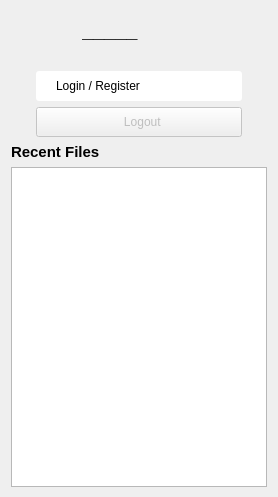
      <widget class="QWidget" name="layoutWidget">
       <layout class="QVBoxLayout" name="leftBlockLayout" stretch="0,0,1">
        <property name="sizeConstraint">
         <enum>QLayout::SetDefaultConstraint</enum>
        </property>
        <property name="topMargin">
         <number>10</number>
        </property>
        <property name="bottomMargin">
         <number>10</number>
        </property>
        <item>
         <layout class="QGridLayout" name="loginLayout">
          <property name="leftMargin">
           <number>25</number>
          </property>
          <property name="rightMargin">
           <number>25</number>
          </property>
          <item row="4" column="0" colspan="3">
           <widget class="QComboBox" name="loginButton">
            <property name="minimumSize">
             <size>
              <width>0</width>
              <height>30</height>
             </size>
            </property>
            <property name="layoutDirection">
             <enum>Qt::LeftToRight</enum>
            </property>
            <property name="styleSheet">
             <string notr="true">QComboBox {

    border-radius: 3px;
    padding: 2px;
    padding-left: 20px; /* Adjust the padding to accommodate the space for the icon */
    selection-background-color: lightgray;
}

QComboBox::drop-down {
    width: 0px;
}

QComboBox::down-arrow {
    image: none;
    width: 0px;
    height: 0px;
}

QComboBox QAbstractItemView {
    padding: 2px;
    text-align: center; /* Center-align the text */
}

QComboBox::indicator {
    subcontrol-origin: padding;
    subcontrol-position: left;
    left: 2px; /* Adjust the left position as needed */
    width: 16px;
    height: 16px;
}

QComboBox::indicator:editable {
    image: url(icons/logIn.png); /* Replace with your own icon image path */
}
</string>
            </property>
            <property name="editable">
             <bool>false</bool>
            </property>
            <property name="insertPolicy">
             <enum>QComboBox::InsertAtBottom</enum>
            </property>
            <property name="frame">
             <bool>true</bool>
            </property>
            <item>
             <property name="text">
              <string>Login / Register</string>
             </property>
            </item>
            <item>
             <property name="text">
              <string>Login</string>
             </property>
            </item>
            <item>
             <property name="text">
              <string>Register</string>
             </property>
            </item>
           </widget>
          </item>
          <item row="5" column="0" colspan="3">
           <widget class="QPushButton" name="logoutButton">
            <property name="enabled">
             <bool>false</bool>
            </property>
            <property name="sizePolicy">
             <sizepolicy hsizetype="Minimum" vsizetype="Fixed">
              <horstretch>0</horstretch>
              <verstretch>0</verstretch>
             </sizepolicy>
            </property>
            <property name="minimumSize">
             <size>
              <width>0</width>
              <height>30</height>
             </size>
            </property>
            <property name="maximumSize">
             <size>
              <width>16777215</width>
              <height>16777215</height>
             </size>
            </property>
            <property name="text">
             <string>  Logout</string>
            </property>
            <property name="icon">
             <iconset>
              <normaloff>../icons/logOut.png</normaloff>../icons/logOut.png</iconset>
            </property>
            <property name="iconSize">
             <size>
              <width>20</width>
              <height>16</height>
             </size>
            </property>
           </widget>
          </item>
          <item row="2" column="0">
           <widget class="QPushButton" name="userIcon">
            <property name="minimumSize">
             <size>
              <width>40</width>
              <height>40</height>
             </size>
            </property>
            <property name="maximumSize">
             <size>
              <width>40</width>
              <height>40</height>
             </size>
            </property>
            <property name="styleSheet">
             <string notr="true">QPushButton {
    background-color: transparent;
    border: none;
}</string>
            </property>
            <property name="text">
             <string/>
            </property>
            <property name="icon">
             <iconset>
              <normaloff>../icons/userLogo.png</normaloff>../icons/userLogo.png</iconset>
            </property>
            <property name="iconSize">
             <size>
              <width>40</width>
              <height>40</height>
             </size>
            </property>
           </widget>
          </item>
          <item row="3" column="0">
           <spacer name="titleButtonsSpacer">
            <property name="orientation">
             <enum>Qt::Vertical</enum>
            </property>
            <property name="sizeHint" stdset="0">
             <size>
              <width>20</width>
              <height>15</height>
             </size>
            </property>
           </spacer>
          </item>
          <item row="2" column="1" colspan="2">
           <widget class="QLabel" name="usernameLabel">
            <property name="maximumSize">
             <size>
              <width>175</width>
              <height>16777215</height>
             </size>
            </property>
            <property name="font">
             <font>
              <family>Segoe UI</family>
              <pointsize>15</pointsize>
              <bold>true</bold>
             </font>
            </property>
            <property name="text">
             <string>_____</string>
            </property>
            <property name="alignment">
             <set>Qt::AlignLeading|Qt::AlignLeft|Qt::AlignVCenter</set>
            </property>
           </widget>
          </item>
         </layout>
        </item>
        <item>
         <widget class="QLabel" name="recentFilesLabel">
          <property name="font">
           <font>
            <pointsize>11</pointsize>
            <bold>true</bold>
           </font>
          </property>
          <property name="text">
           <string>Recent Files</string>
          </property>
         </widget>
        </item>
        <item>
         <widget class="QListWidget" name="recentFilesListWidget">
          <property name="minimumSize">
           <size>
            <width>175</width>
            <height>320</height>
           </size>
          </property>
          <property name="maximumSize">
           <size>
            <width>16777215</width>
            <height>16777215</height>
           </size>
          </property>
          <property name="font">
           <font>
            <pointsize>8</pointsize>
           </font>
          </property>
          <property name="isWrapping" stdset="0">
           <bool>false</bool>
          </property>
          <property name="spacing">
           <number>2</number>
          </property>
         </widget>
        </item>
       </layout>
      </widget>
